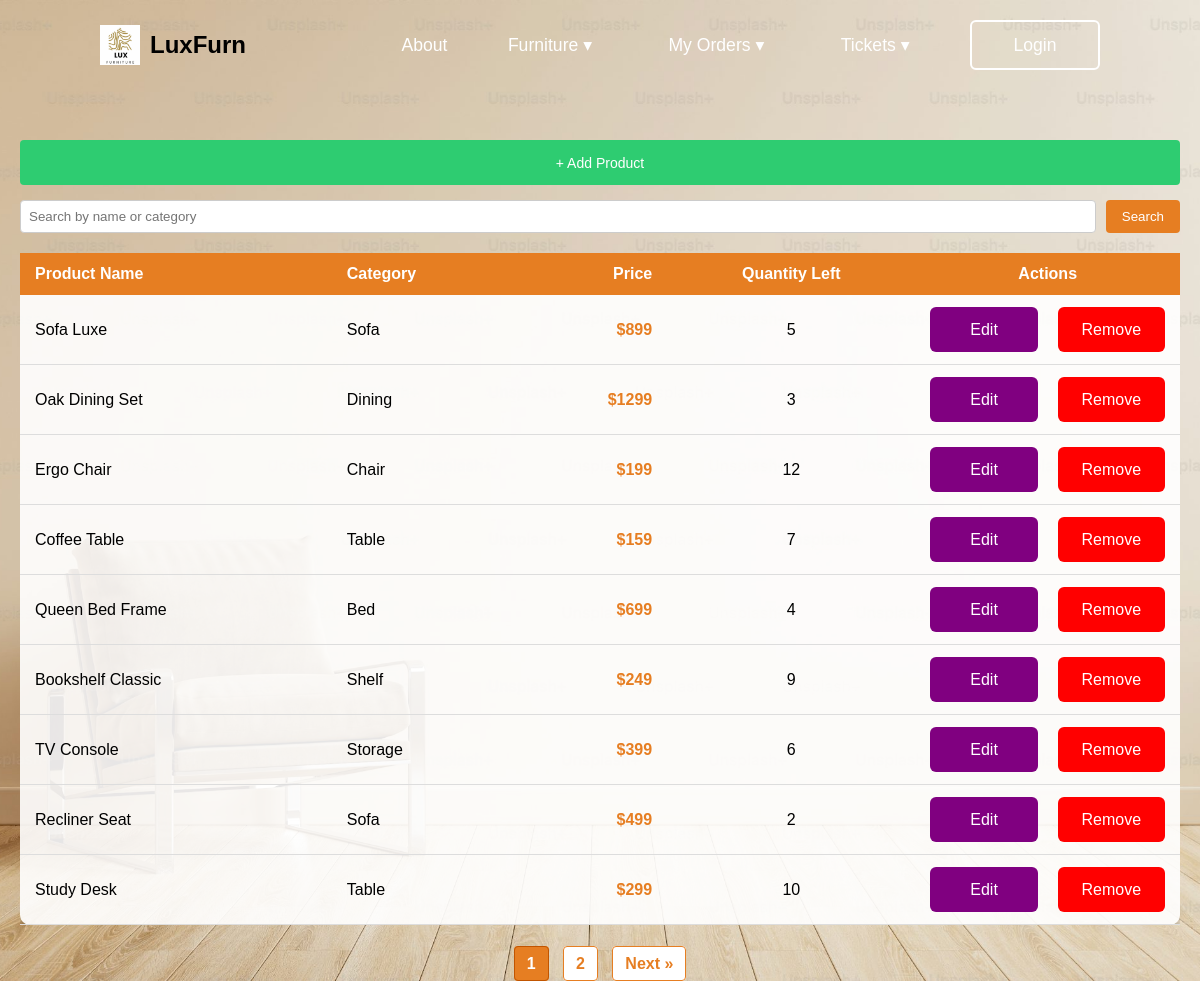
The app's page /Src/Boundary/Admin/AdminManageProduct.php with its own data.
### tables this page shows
CREATE TABLE `furnitures` (
  `furnitureID` int(11) NOT NULL,
  `name` varchar(20) NOT NULL,
  `category` varchar(20) NOT NULL,
  `description` varchar(100) NOT NULL,
  `price` varchar(10) NOT NULL,
  `stock_quantity` int(10) NOT NULL,
  `image_url` varchar(50) NOT NULL
);

### Src/Entities/furniture.php (called while the page is built, shortened)
<?php
require_once dirname(__DIR__) . '/db_connect.php';
class Furniture
{
    public static function count(string $searchTerm = ''): int
    {
        global $conn;
        $searchTerm = '%' . $searchTerm . '%';
        $sql  = "SELECT COUNT(*) AS total
                 FROM furnitures
                 WHERE name LIKE ? OR category LIKE ?";
        $stmt = mysqli_prepare($conn, $sql);
        mysqli_stmt_bind_param($stmt, 'ss', $searchTerm, $searchTerm);
        mysqli_stmt_execute($stmt);
        $result = mysqli_stmt_get_result($stmt);
        return (int) mysqli_fetch_assoc($result)['total'];
    }
    public static function findPaginated(int $offset, int $limit, string $searchTerm = ''): array
    {
        global $conn;
        $furnitures = [];
        $searchTerm = '%' . $searchTerm . '%';
        $sql  = "SELECT * FROM furnitures
                 WHERE name LIKE ? OR category LIKE ?
                 LIMIT ?, ?";
        $stmt = mysqli_prepare($conn, $sql);
        mysqli_stmt_bind_param($stmt, 'ssii', $searchTerm, $searchTerm, $offset, $limit);
        mysqli_stmt_execute($stmt);
        $result = mysqli_stmt_get_result($stmt);
        while ($row = mysqli_fetch_assoc($result)) {
            $furnitures[] = new self($row);
        }
        return $furnitures;
    }
}

### Src/Controllers/Admin/AdminManageProductCtrl.php (called while the page is built, shortened)
<?php
require_once dirname(__DIR__, 2) . '/Entities/furniture.php';
class AdminManageProductCtrl {
    public function countFurniture($searchTerm = '') {
        return Furniture::count($searchTerm);
    }
    public function getFurniturePaginated($offset, $limit, $searchTerm = '') {
        return Furniture::findPaginated($offset, $limit, $searchTerm);
    }
}

### Src/Boundary/Admin/AdminManageProduct.php (the view, shortened to what this page needs)
<?php
require_once dirname(__DIR__, 2) . '/Controllers/Admin/AdminManageProductCtrl.php';
?>
<?php
include '../../header.php';
$controller  = new AdminManageProductCtrl();
$searchTerm  = trim($_GET['search'] ?? '');
$currentPage = max(1, intval($_GET['page'] ?? 1));
$itemsPerPage = 9;
$offset      = ($currentPage - 1) * $itemsPerPage;
$totalItems   = $controller->countFurniture($searchTerm);
$totalPages   = ceil($totalItems / $itemsPerPage);
$furnitureList = $controller->getFurniturePaginated($offset, $itemsPerPage, $searchTerm);
?>
<!DOCTYPE html>
<html lang="en">
<head>
</head>
<body>
<div class="container" style="margin-top:140px;max-width:1200px;width:100%;padding:0 20px;">
    <div style="margin-bottom:15px;">
        <a href="AdminAddProduct.php"
           class="btn"
           style="padding:6px 12px;background:#2ecc71;color:#fff;border:none;border-radius:4px;font-size:14px">
           + Add Product
        </a>
    </div>
    <form method="GET" style="display:flex;gap:10px;margin-bottom:20px;">
        <input type="text" name="search" placeholder="Search by name or category"
               value="<?= htmlspecialchars($searchTerm) ?>"
               style="flex:1;padding:8px;border:1px solid #ccc;border-radius:4px">
        <button type="submit"
                style="padding:8px 16px;background:#e67e22;color:#fff;border:none;border-radius:4px">
            Search
        </button>
    </form>
    <div style="overflow-x:auto;">
        <table style="width:100%;border-collapse:collapse;background:rgba(255,255,255,.9);
                       border-radius:10px;box-shadow:0 4px 10px rgba(0,0,0,.2);">
            <thead>
                <tr style="background:#e67e22;color:#fff;">
                    <th style="padding:12px 15px;text-align:left;">Product Name</th>
                    <th style="padding:12px 15px;text-align:left;">Category</th>
                    <th style="padding:12px 15px;text-align:right;">Price</th>
                    <th style="padding:12px 15px;text-align:center;">Quantity Left</th>
                    <th style="padding:12px 15px;text-align:center;">Actions</th>
                </tr>
            </thead>
            <tbody id="furniture-table-body">
            <?php foreach ($furnitureList as $item): ?>
                <tr id="row-<?= $item->furnitureID ?>" style="border-bottom:1px solid #ddd;">
                    <td style="padding:12px 15px;"><?= htmlspecialchars($item->name) ?></td>
                    <td style="padding:12px 15px;"><?= htmlspecialchars($item->category) ?></td>
                    <td style="padding:12px 15px;text-align:right;color:#e67e22;font-weight:bold;">
                        $<?= htmlspecialchars($item->price) ?>
                    </td>
                    <td style="padding:12px 15px;text-align:center;">
                        <?php
                            echo isset($item->stock_quantity)
                                ? ($item->stock_quantity > 0 ? $item->stock_quantity : 'Out of Stock')
                                : 'N/A';
                        ?>
                    </td>
                    <td style="padding:12px 15px;text-align:center;">
                        <div style="display:flex;justify-content:center;gap:20px;">
                            <a href="AdminEditProduct.php?id=<?= urlencode($item->furnitureID) ?>"
                               class="btn" style="background:purple">Edit</a>
                            <button class="btn remove-btn"
                                    data-id="<?= $item->furnitureID ?>"
                                    data-name="<?= htmlspecialchars($item->name) ?>"
                                    style="background:red">
                                Remove
                            </button>
                        </div>
                    </td>
                </tr>
            <?php endforeach; ?>
            </tbody>
        </table>
    </div>
    <div class="pagination" style="text-align:center;margin-top:30px;">
        <?php for ($i = 1; $i <= $totalPages; $i++): ?>
            <a href="?search=<?= urlencode($searchTerm) ?>&page=<?= $i ?>"
               class="<?= $i === $currentPage ? 'active' : '' ?>"><?= $i ?></a>
        <?php endfor; ?>
        <?php if ($currentPage < $totalPages): ?>
            <a href="?search=<?= urlencode($searchTerm) ?>&page=<?= $currentPage + 1 ?>">Next &raquo;</a>
        <?php endif; ?>
    </div>
</div>
</body>
</html>

### Src/CSS/style.css (style rules this page uses)
html, * { margin: 0; padding: 0; box-sizing: border-box; font-family: 'Poppins', sans-serif; }
body { display: flex; flex-direction: column; justify-content: center; align-items: center; min-height: -50px; background: url(../img/L.jpg) no-repeat center center; background-size: cover; background-attachment: fixed; margin: 0; padding: 0; }
.btn { width: 100%; height: 45px; background: black; border:none; outline:none; border-radius: 6px; cursor: pointer; font-size:1em; color:white; font-weight: 500; text-decoration: none; display: flex; justify-content: center; align-items: center; }
.pagination { text-align: center; margin-top: 30px; }
.pagination a { margin: 0 5px; padding: 8px 12px; border-radius: 4px; background: white; color: #e67e22; font-weight: bold; border: 1px solid #e67e22; text-decoration: none; transition: all 0.2s ease-in-out; }
.pagination a.active { background-color: #e67e22; color: white; pointer-events: none; border-color: #c15500; }

### records on screen
furnitures: name "Sofa Luxe", category "Sofa", price "899", stock_quantity "5"
furnitures: name "Oak Dining Set", category "Dining", price "1299", stock_quantity "3"
furnitures: name "Ergo Chair", category "Chair", price "199", stock_quantity "12"
furnitures: name "Coffee Table", category "Table", price "159", stock_quantity "7"
furnitures: name "Queen Bed Frame", category "Bed", price "699", stock_quantity "4"
furnitures: name "Bookshelf Classic", category "Shelf", price "249", stock_quantity "9"
furnitures: name "TV Console", category "Storage", price "399", stock_quantity "6"
furnitures: name "Recliner Seat", category "Sofa", price "499", stock_quantity "2"
furnitures: name "Study Desk", category "Table", price "299", stock_quantity "10"
